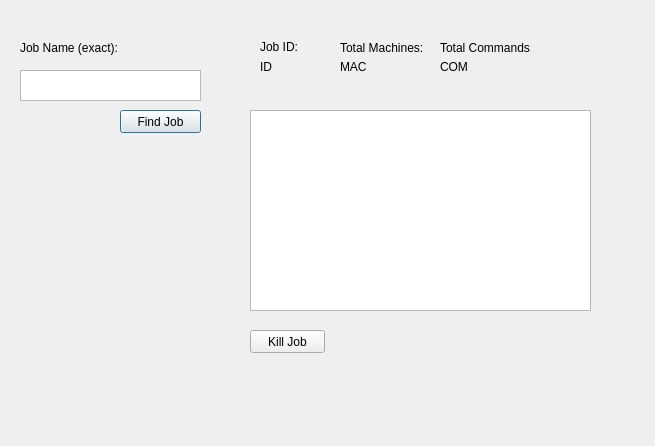
<?xml version="1.0" encoding="UTF-8"?>
<ui version="4.0">
 <class>Dialog</class>
 <widget class="QDialog" name="Dialog">
  <property name="geometry">
   <rect>
    <x>0</x>
    <y>0</y>
    <width>655</width>
    <height>446</height>
   </rect>
  </property>
  <property name="windowTitle">
   <string>Dialog</string>
  </property>
  <widget class="QTextEdit" name="qsmacker_jobname">
   <property name="geometry">
    <rect>
     <x>20</x>
     <y>70</y>
     <width>181</width>
     <height>31</height>
    </rect>
   </property>
  </widget>
  <widget class="QPushButton" name="find_job_btn">
   <property name="geometry">
    <rect>
     <x>120</x>
     <y>110</y>
     <width>81</width>
     <height>23</height>
    </rect>
   </property>
   <property name="text">
    <string>Find Job</string>
   </property>
  </widget>
  <widget class="QLabel" name="label_job">
   <property name="geometry">
    <rect>
     <x>20</x>
     <y>40</y>
     <width>111</width>
     <height>16</height>
    </rect>
   </property>
   <property name="text">
    <string>Job Name (exact):</string>
   </property>
  </widget>
  <widget class="QListView" name="batch_list">
   <property name="geometry">
    <rect>
     <x>250</x>
     <y>110</y>
     <width>341</width>
     <height>201</height>
    </rect>
   </property>
  </widget>
  <widget class="QLabel" name="label_2">
   <property name="geometry">
    <rect>
     <x>260</x>
     <y>40</y>
     <width>47</width>
     <height>13</height>
    </rect>
   </property>
   <property name="text">
    <string>Job ID:</string>
   </property>
  </widget>
  <widget class="QLabel" name="job_id">
   <property name="geometry">
    <rect>
     <x>260</x>
     <y>60</y>
     <width>47</width>
     <height>13</height>
    </rect>
   </property>
   <property name="text">
    <string>ID</string>
   </property>
  </widget>
  <widget class="QLabel" name="mac_total">
   <property name="geometry">
    <rect>
     <x>340</x>
     <y>60</y>
     <width>47</width>
     <height>13</height>
    </rect>
   </property>
   <property name="text">
    <string>MAC</string>
   </property>
  </widget>
  <widget class="QLabel" name="label_5">
   <property name="geometry">
    <rect>
     <x>340</x>
     <y>40</y>
     <width>91</width>
     <height>16</height>
    </rect>
   </property>
   <property name="text">
    <string>Total Machines:</string>
   </property>
  </widget>
  <widget class="QLabel" name="com_total">
   <property name="geometry">
    <rect>
     <x>440</x>
     <y>60</y>
     <width>47</width>
     <height>13</height>
    </rect>
   </property>
   <property name="text">
    <string>COM</string>
   </property>
  </widget>
  <widget class="QLabel" name="label_7">
   <property name="geometry">
    <rect>
     <x>440</x>
     <y>40</y>
     <width>91</width>
     <height>16</height>
    </rect>
   </property>
   <property name="text">
    <string>Total Commands:</string>
   </property>
  </widget>
  <widget class="QPushButton" name="kill_job_btn">
   <property name="geometry">
    <rect>
     <x>250</x>
     <y>330</y>
     <width>75</width>
     <height>23</height>
    </rect>
   </property>
   <property name="text">
    <string>Kill Job</string>
   </property>
  </widget>
 </widget>
 <resources/>
 <connections/>
</ui>
